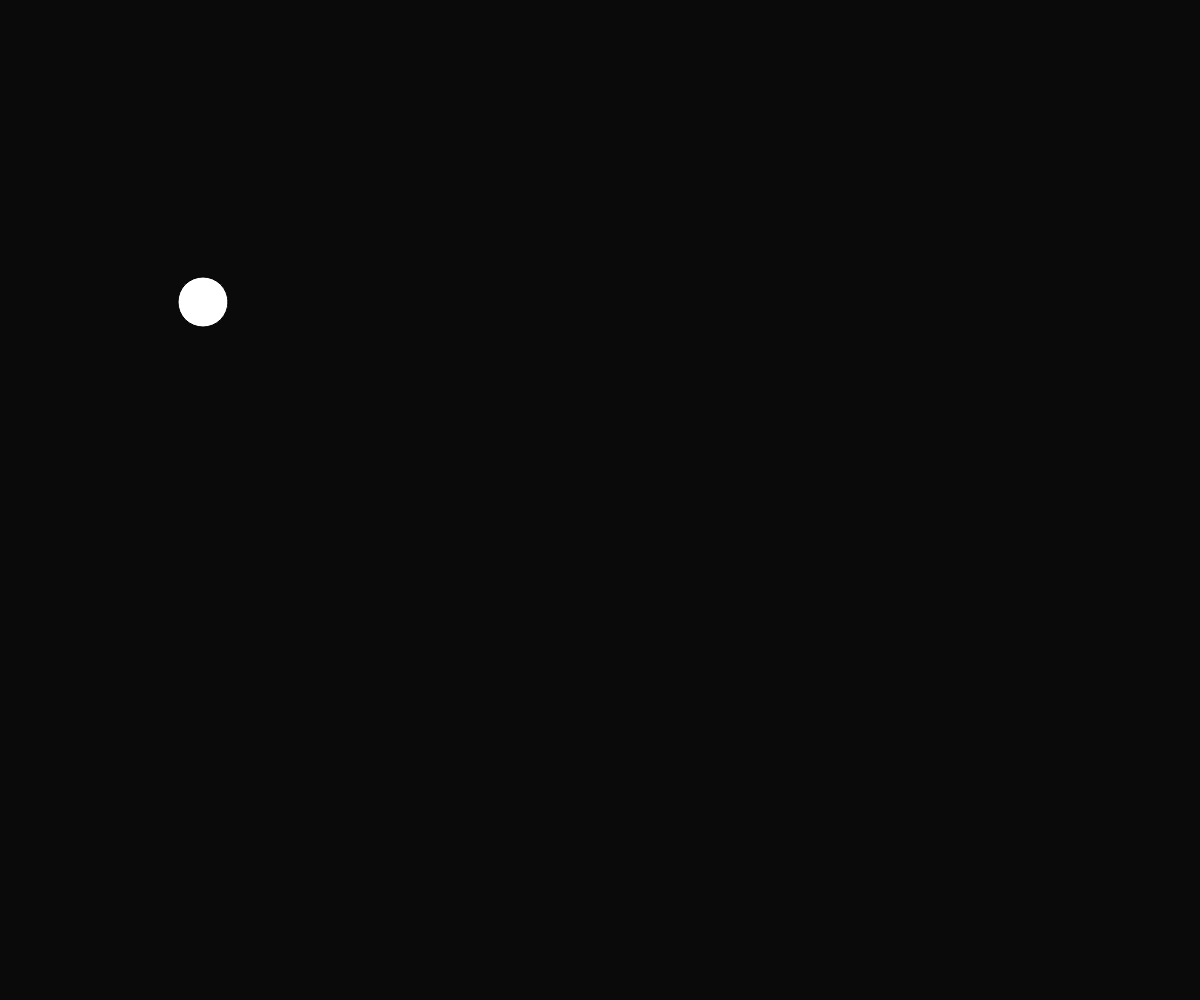
Frame 1 (no input)
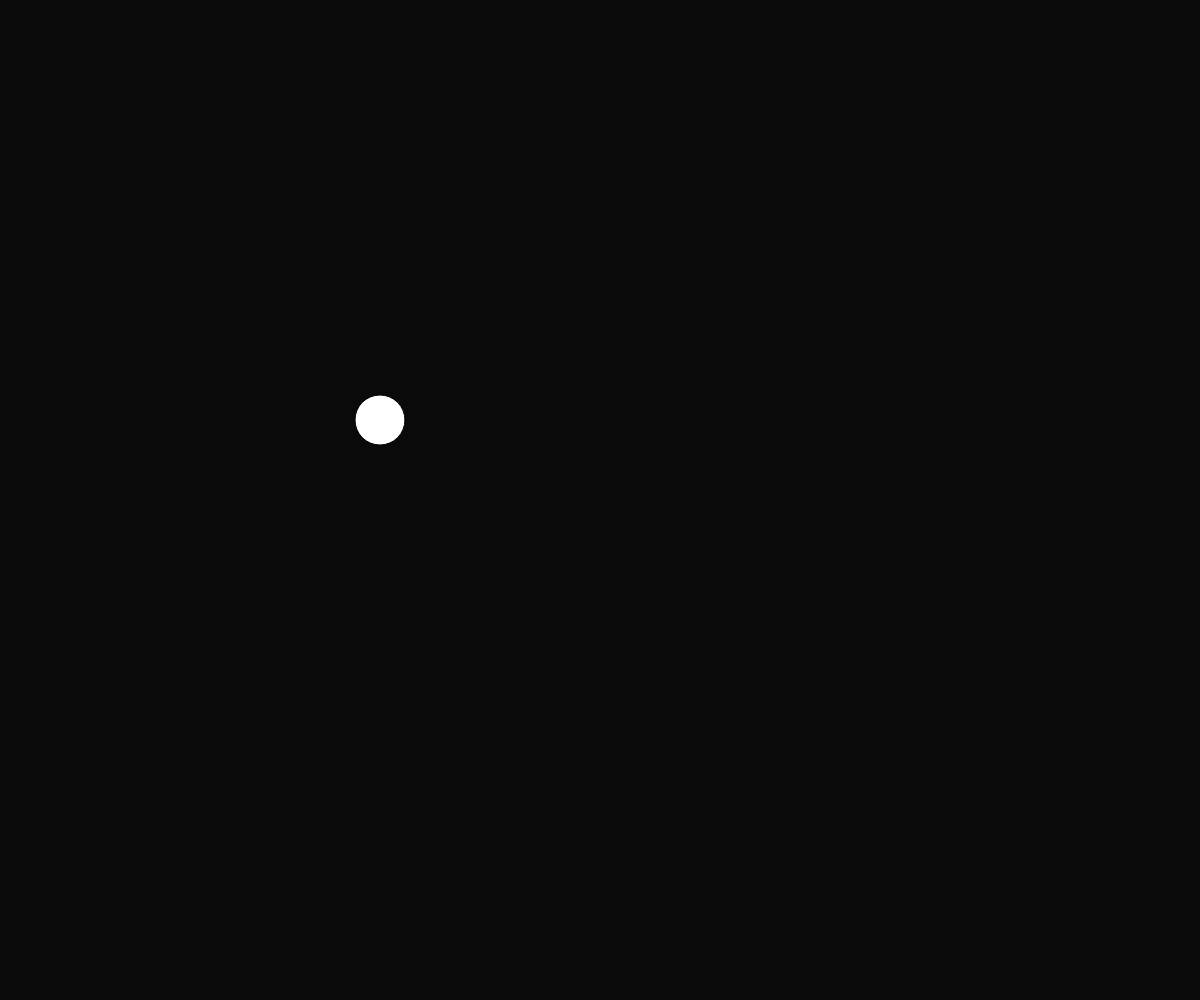
Frame 60 (no input)
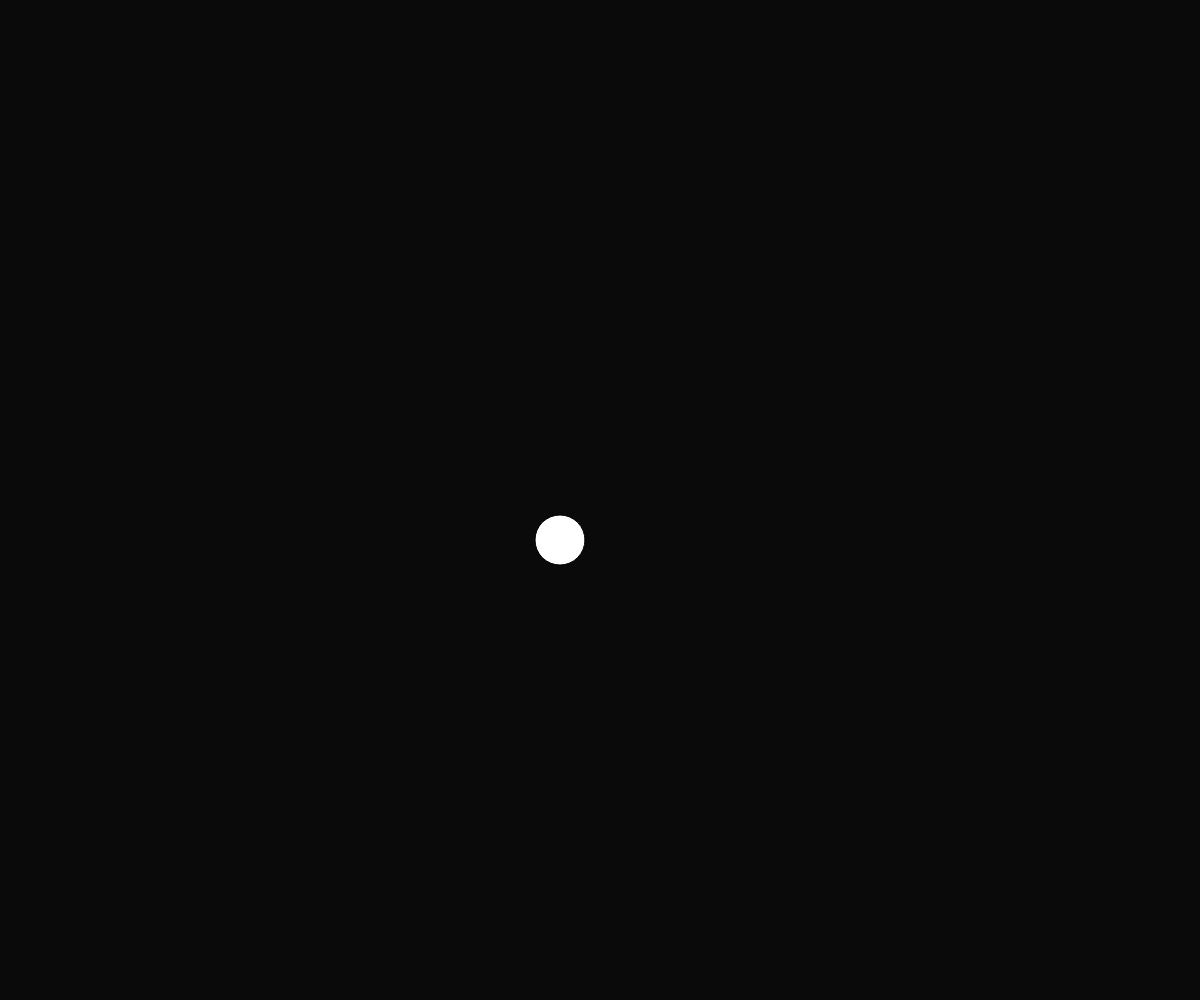
Frame 120 (the mouse pressed at the canvas centre since frame 60)

The p5.js sketch that drew these frames (run headless with seeded random() and noise() and a simulated clock; from frame 60 on, the mouse is pressed at the canvas centre):

// p5.js sketch
// ── sketch.js
// Bouncing Balls Demo
// October 3. 2024

let theBall = {
  x: 200,
  y: 300,
  radius: 50,
  dx: 3,
  dy: 2
};


function setup() {
  createCanvas(windowWidth, windowHeight);
}

function draw() {
  background(10);


  //move the ball
  theBall.x += theBall.dx;
  theBall.y += theBall.dy;

  //bonunce ball if needed
  if (theBall.x > width - theBall.radius|| theBall.x < 0 +theBall.radius) {
    theBall.dx *= -1;
  }

  if (theBall.y > height - theBall.radius || theBall.y < 0 + theBall.radius) {
    theBall.dy *= -1;
  }

  //show ball
  circle(theBall.x, theBall.y, theBall.radius);

}

function spawnBall(theX, theY) {
  let theBall = {
    x: theX,
    y: theY,
    radius: random(30, 60),
    dx: random(-5, 5),
    dy: random(-5, 5)
  };
}
